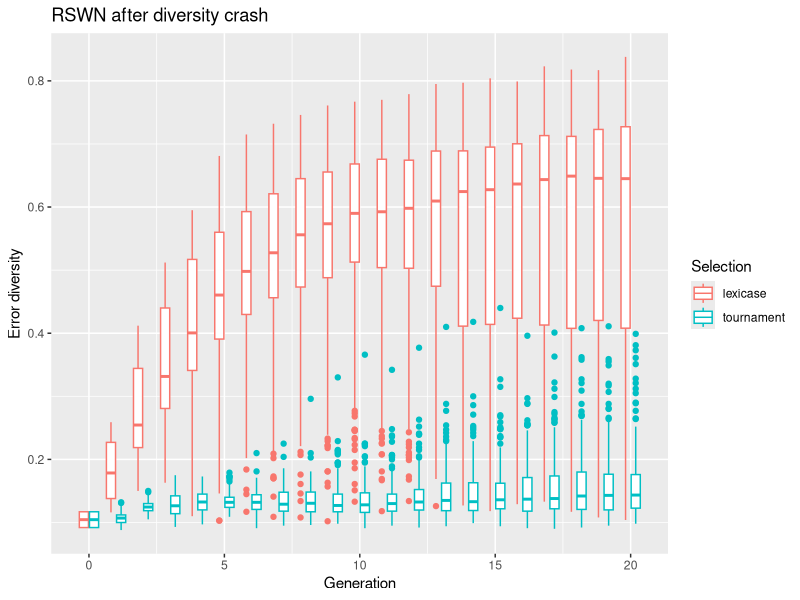
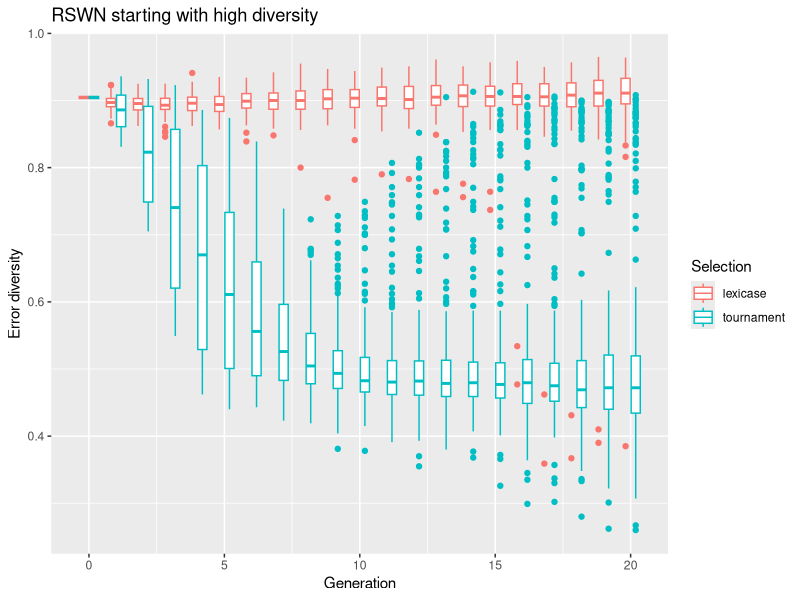
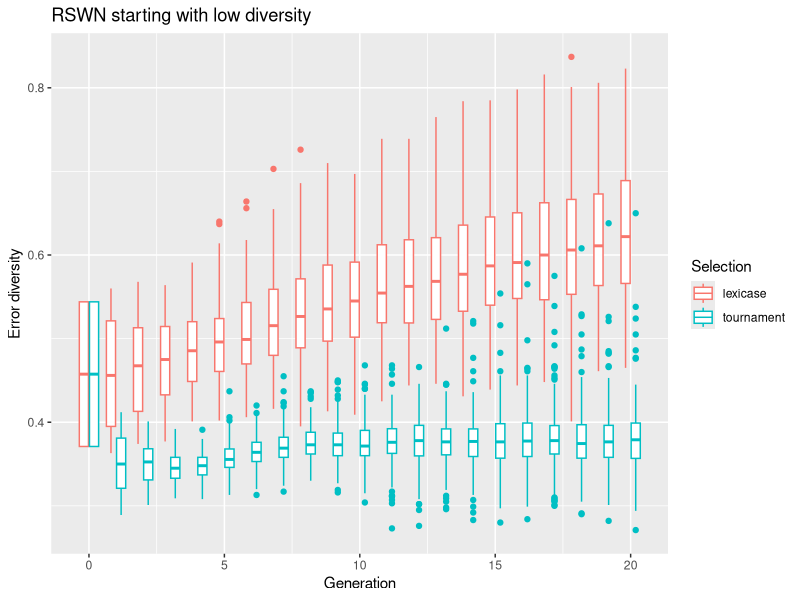
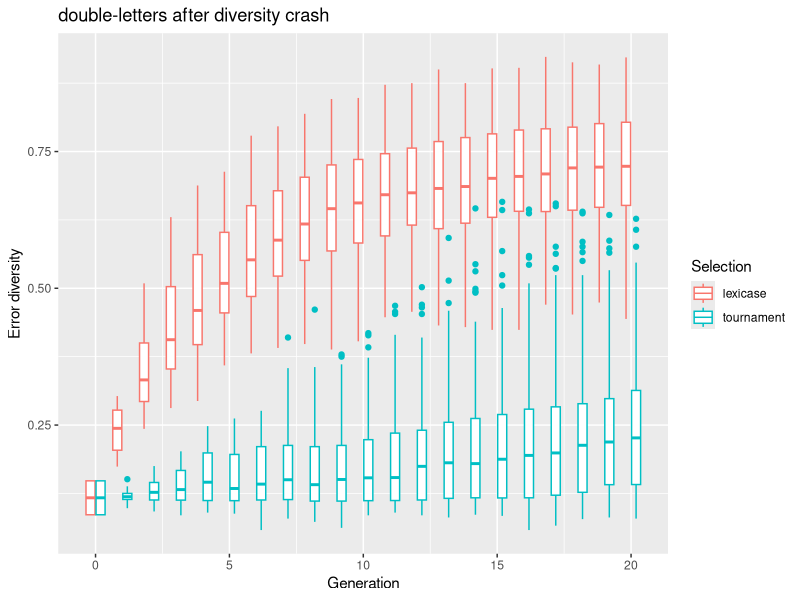
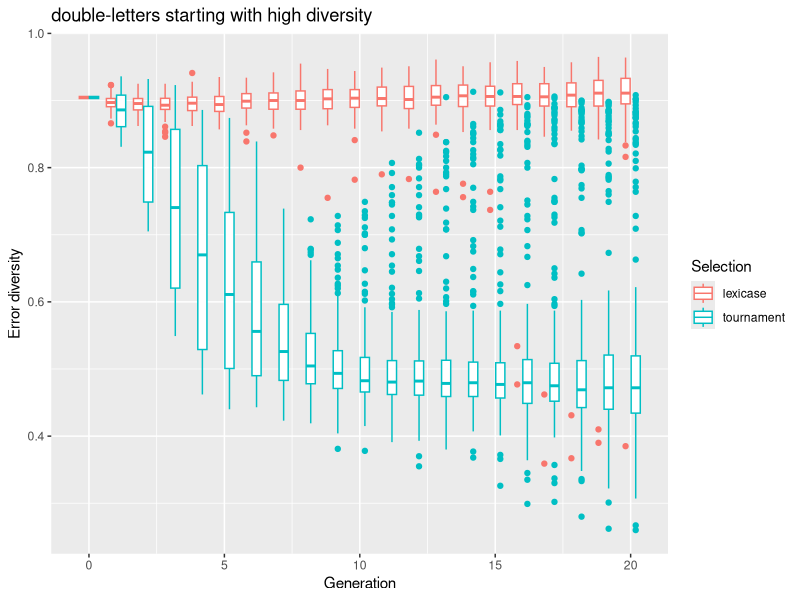
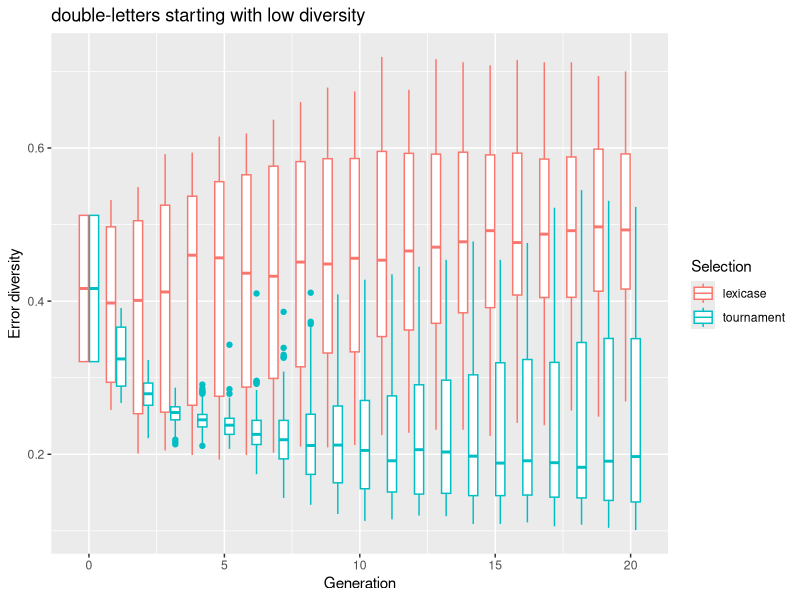

These figures' R source, in order:
## ---- chunk 1
library("ggplot2")

div15run0 <- read.csv("data/RSWN/div15run0.csv")
div15run1 <- read.csv("data/RSWN/div15run1.csv")
div90run6 <- read.csv("data/RSWN/div90run6.csv")
div90run10 <- read.csv("data/RSWN/div90run10.csv")
drop25run0 <- read.csv("data/RSWN/drop25run0.csv")
drop25run8 <- read.csv("data/RSWN/drop25run8.csv")

dl_div15run0 <- read.csv("data/DoubleLetters/double_letters_div15_run0.csv")
dl_div15run1 <- read.csv("data/DoubleLetters/double_letters_div15_run1.csv")
dl_div90run0 <- read.csv("data/DoubleLetters/double_letters_div90_run0.csv")
dl_div90run3 <- read.csv("data/DoubleLetters/double_letters_div90_run3.csv")
dl_drop25run0 <- read.csv("data/DoubleLetters/double_letters_drop_25_run0.csv")
dl_drop25run21 <- read.csv("data/DoubleLetters/double_letters_drop_25_run21.csv")
## ---- chunk 2
#for (d in list(div15run0, div15run1, div90run6, div90run10, drop25run0, drop25run8)) {
#  d$selection <- sapply(strsplit(as.character(d$method), "-"), function(l) l[[3]])
#  print(names(d))
#}

div15run0$selection <- sapply(strsplit(as.character(div15run0$method), "-"), function(l) l[[3]])
div15run1$selection <- sapply(strsplit(as.character(div15run1$method), "-"), function(l) l[[3]])
div90run6$selection <- sapply(strsplit(as.character(div90run6$method), "-"), function(l) l[[3]])
div90run10$selection <- sapply(strsplit(as.character(div90run10$method), "-"), function(l) l[[3]])
drop25run0$selection <- sapply(strsplit(as.character(drop25run0$method), "-"), function(l) l[[3]])
drop25run8$selection <- sapply(strsplit(as.character(drop25run8$method), "-"), function(l) l[[3]])

dl_div15run0$selection <- sapply(strsplit(as.character(dl_div15run0$method), "-"), function(l) l[[3]])
dl_div15run1$selection <- sapply(strsplit(as.character(dl_div15run1$method), "-"), function(l) l[[3]])
dl_div90run0$selection <- sapply(strsplit(as.character(dl_div90run0$method), "-"), function(l) l[[3]])
dl_div90run3$selection <- sapply(strsplit(as.character(dl_div90run3$method), "-"), function(l) l[[3]])
dl_drop25run0$selection <- sapply(strsplit(as.character(dl_drop25run0$method), "-"), function(l) l[[3]])
dl_drop25run21$selection <- sapply(strsplit(as.character(dl_drop25run21$method), "-"), function(l) l[[3]])
## ---- chunk 3
div15 = rbind(div15run0, div15run1)

ggplot(div15, aes(x=generation, y=error_vector_diversity, color=selection)) + 
  geom_boxplot(aes(group=interaction(generation, selection))) + 
  labs(title = "RSWN after diversity crash", x="Generation", y="Error diversity", color="Selection")
## ---- chunk 4
div90 = rbind(div90run6, div90run10)

ggplot(div90, aes(x=generation, y=error_vector_diversity, color=selection)) + 
  geom_boxplot(aes(group=interaction(generation, selection))) + 
  labs(title = "RSWN starting with high diversity", x="Generation", y="Error diversity", color="Selection")
## ---- chunk 5
drop25 = rbind(drop25run0, drop25run8)

ggplot(drop25, aes(x=generation, y=error_vector_diversity, color=selection)) + 
  geom_boxplot(aes(group=interaction(generation, selection))) + 
  labs(title = "RSWN starting with low diversity", x="Generation", y="Error diversity", color="Selection")
## ---- chunk 6
dl_div15 = rbind(dl_div15run0, dl_div15run1)

ggplot(dl_div15, aes(x=generation, y=error_vector_diversity, color=selection)) + 
  geom_boxplot(aes(group=interaction(generation, selection))) + 
  labs(title = "double-letters after diversity crash", x="Generation", y="Error diversity", color="Selection")
## ---- chunk 7
dl_div90 = rbind(dl_div90run0, dl_div90run3)

ggplot(div90, aes(x=generation, y=error_vector_diversity, color=selection)) + 
  geom_boxplot(aes(group=interaction(generation, selection))) + 
  labs(title = "double-letters starting with high diversity", x="Generation", y="Error diversity", color="Selection")
## ---- chunk 8
dl_drop25 = rbind(dl_drop25run0, dl_drop25run21)

ggplot(dl_drop25, aes(x=generation, y=error_vector_diversity, color=selection)) + 
  geom_boxplot(aes(group=interaction(generation, selection))) + 
  labs(title = "double-letters starting with low diversity", x="Generation", y="Error diversity", color="Selection")
